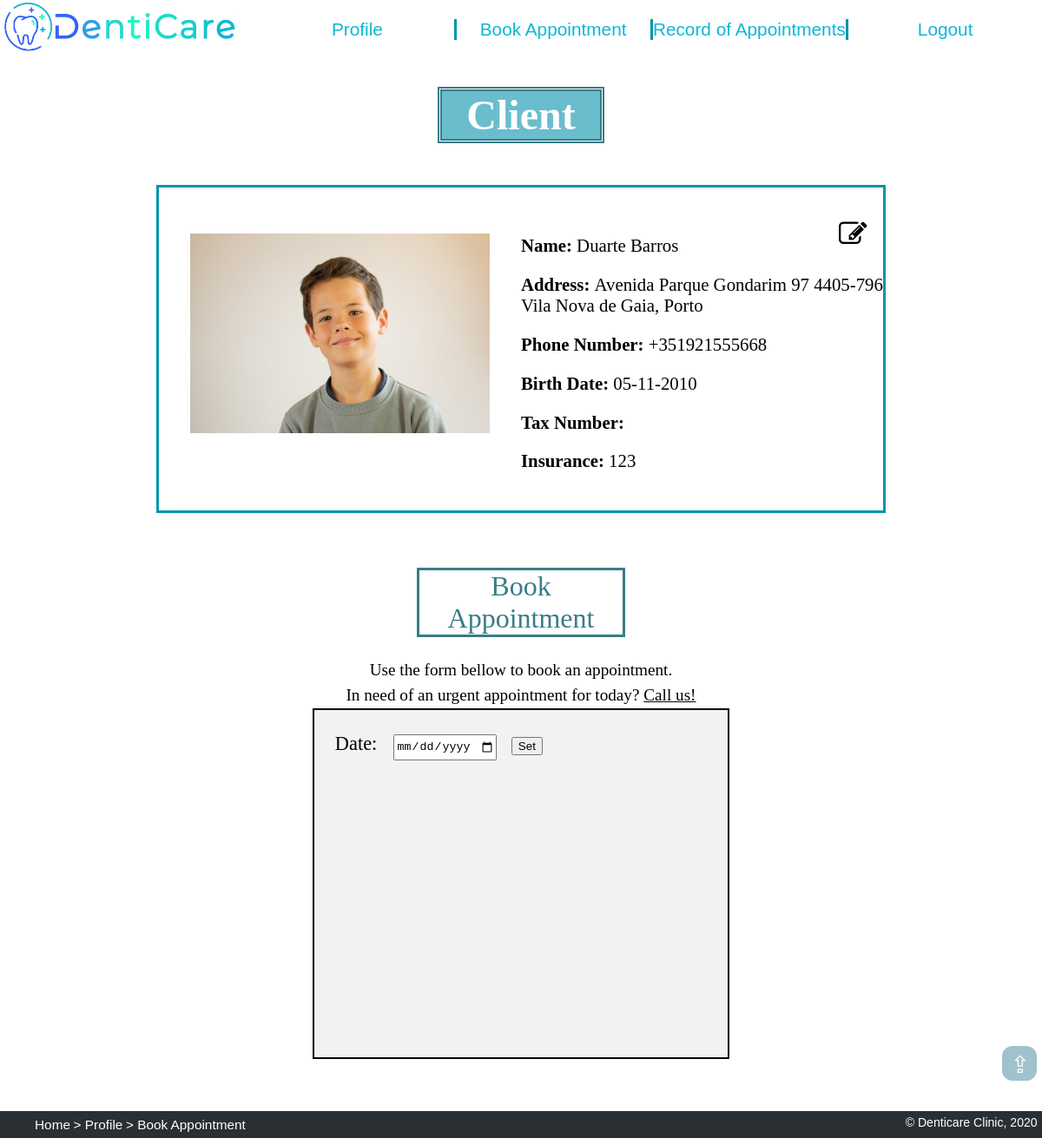
Screenshot of /client.php (signed in) with the database file from the repository.
### tables this page shows
CREATE TABLE client (
    id integer PRIMARY KEY REFERENCES person,
    birth_date text NOT NULL, -- format dd-mm-yyyy
    tax_number integer UNIQUE,
    insurance_code integer REFERENCES insurance
);

CREATE TABLE person (
    id integer PRIMARY KEY AUTOINCREMENT,
    name text NOT NULL,
    address text,
    phone_number text NOT NULL, -- e.g. +351935556768
    username text NOT NULL UNIQUE,
    password text NOT NULL
);

### client.php (called while the page is built, shortened)
<?php
    require_once('database/init_db.php');
    require_once('database/client_db.php');
    include('templates/profile_header_tpl.php');
    include('templates/profile_info_tpl.php');
    include('templates/book_appointment_tpl.php');
    include('templates/footer_tpl.php');
?>

### database/client_db.php (called while the page is built, shortened)
<?php
    function getClientInfo($id) {
        global $dbh;
        $stmt = $dbh->prepare('SELECT * FROM person
                                JOIN client USING (id)
                                WHERE id = ?');
        $stmt->execute(array($id));
        return $stmt->fetch();
    }
?>

### templates/profile_info_tpl.php (the view, shortened to what this page needs)
<?php
    if ($_SERVER['PHP_SELF'] == '/dentist.php' || $_SERVER['PHP_SELF'] == '/dentistAppointments.php' || $_SERVER['PHP_SELF'] == '/manageTeam.php') {
        $person = getDentistInfo($_SESSION['id']);
    } else if ($_SERVER['PHP_SELF'] == '/dentalAuxiliary.php' || $_SERVER['PHP_SELF'] == '/dentalAuxiliary_appointments.php' || $_SERVER['PHP_SELF'] == '/manage_material.php' || $_SERVER['PHP_SELF'] == '/manage_clients.php') {
        $person = getAuxiliaryInfo($_SESSION['id']);
    } else if ($_SERVER['PHP_SELF'] == '/client.php' || $_SERVER['PHP_SELF'] == '/clientRecord.php') {
        $person = getClientInfo($_SESSION['id']);
    }
?>
    <?php if ($_SERVER['PHP_SELF'] == '/client.php' || $_SERVER['PHP_SELF'] == '/clientRecord.php') { ?>
        <h1 id="profileTitle"> Client </h1>
    <?php } ?>
<section id="profileInfo">
    <div id="profileImg">
        <?php if (file_exists('images/users/' . $person['id'] . '.jpg')) { ?>
            <img src="images/users/<?php echo $person['id'] ?>.jpg" alt="<?php echo $person['name'] ?>" <?php if ($_SERVER['PHP_SELF'] == '/client.php' || $_SERVER['PHP_SELF'] == '/clientRecord.php') { ?> id="client_img" <?php } ?>>
        <?php } else { ?>
            <img src="images/users/img_default.jpg" alt="<?php echo $person['name'] ?>" <?php if ($_SERVER['PHP_SELF'] == '/client.php' || $_SERVER['PHP_SELF'] == '/clientRecord.php') { ?> id="client_img" <?php } ?>>
        <?php } ?>
    </div>
    <div id="info">
        <?php if ($_SESSION['edit_on'] == 0 && !isset($_POST['edit'])) { ?>
            <form action="action_openCloseEdit.php" method="post" id="edit_profile">
                <button type="submit" id="edit_button" name="edit" form="edit_profile"><i class="fa fa-edit"></i></button>
            </form>
            <p> <strong> Name: </strong> <?php echo $person['name'] ?> </p>
            <p> <strong> Address: </strong> <?php echo $person['address'] ?> </p>
            <p> <strong> Phone Number: </strong> <?php echo $person['phone_number'] ?> </p>
            <?php if ($_SERVER['PHP_SELF'] == '/client.php' || $_SERVER['PHP_SELF'] == '/clientRecord.php') { ?>
                <p> <strong> Birth Date: </strong> <?php echo $person['birth_date'] ?> </p>
                <p> <strong> Tax Number: </strong> <?php echo $person['tax_number'] ?> </p>
                <p> <strong> Insurance: </strong> <?php echo $person['insurance_code'] ?> </p>
            <?php } ?>
        <?php } ?>
    </div>
</section>

### css/style.css (style rules this page uses)
html { background: url(https://media.istockphoto.com/vectors/abstract-white-gray-background-with-clean-smooth-soft-wave-vector-vector-id915242162?k=6&m=915242162&s=170667a&w=0&h=4WM4DJV-ZH4vGMzR6MZ9FEHTHWEkW3EGcwXswC1MwlI=) no-repeat center center fixed; -webkit-background-size: cover; -moz-background-size: cover; -o-background-size: cover; background-size: cover; scroll-behavior: smooth; }

### css/layout.css (style rules this page uses)
body { width: 100%; margin: 0; padding: 0; display: grid; grid-template-rows: [start] auto [first] auto [services] 10fr [end]; }

### css/profilePage.css (style rules this page uses)
#profileTitle { font-size: 300%; margin-left: 42%; margin-right: 42%; margin-bottom: 1%; text-align: center; background: rgba(96, 185, 201, 0.932); background-clip: content-box; color: white; border: 5px double rgb(57, 124, 136); }
#profileInfo { display: grid; grid-template-rows: [start] auto [end]; grid-template-columns: [start] 1fr [center] 1fr [end]; margin: 3% 15%; padding-top: 2%; padding-bottom: 2%; background-color: white; border: 3px solid rgb(3, 148, 173); }
#profileImg { text-align: center; grid-row:start/end; grid-column: start/center; }
#profileInfo img { height: 230px; width: auto; }
#client_img { margin-top: 7%; }
#info { grid-row:start/end; grid-column: center/end; font-size: 130%; }
#edit_profile { width: 20%; font-size: 120%; padding-left: 2%; padding-top: 2.5%; margin: 0; }
#edit_profile>#edit_button { position: absolute; left: 80%; border: none; background-color:white; font-size: 130%; text-align: right; }

### rows the page displays
client: id.name "Duarte Barros", id.address "Avenida Parque Gondarim 97 4405-796 Vila Nova de Gaia, Porto", id.phone_number "+351921555668", birth_date "05-11-2010", insurance_code "123"
